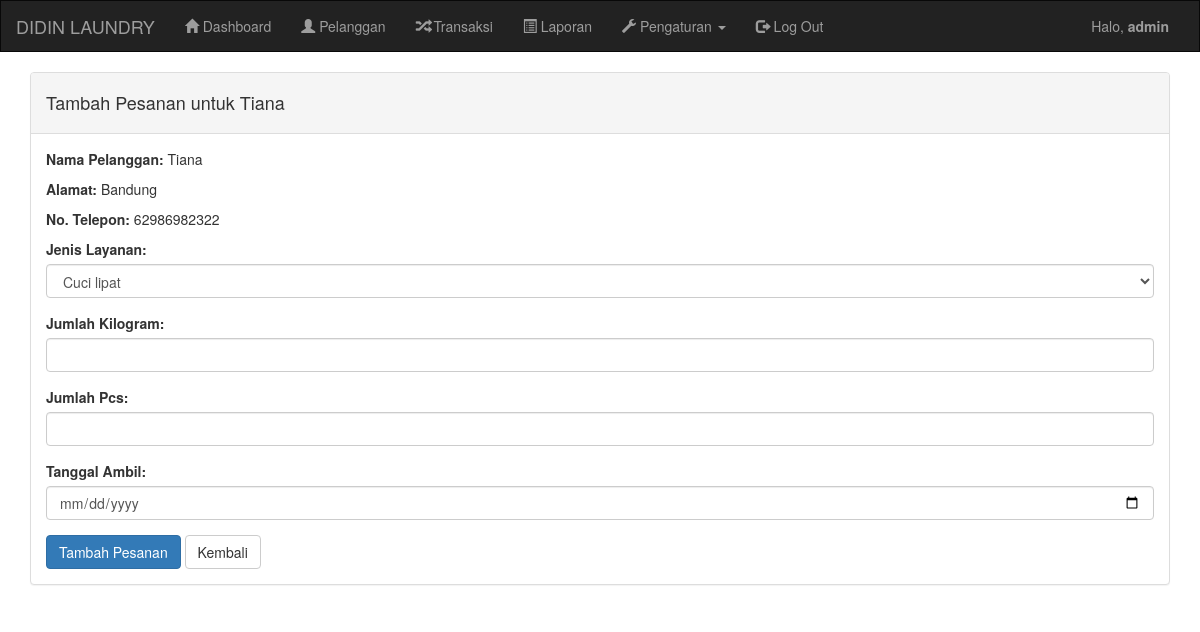
/admin/tambah_pesanan.php?id_pelanggan=7 (signed in), run on the app's committed database.
### tables this page shows
CREATE TABLE `pelanggan` (
  `id_pelanggan` int(11) NOT NULL,
  `nama_pelanggan` varchar(100) NOT NULL,
  `alamat_pelanggan` text DEFAULT NULL,
  `telepon_pelanggan` varchar(15) DEFAULT NULL
);

### admin/tambah_pesanan.php (the view, shortened to what this page needs)
<!DOCTYPE html>
<html lang="en">
<head>
    <link rel="stylesheet" href="https://maxcdn.bootstrapcdn.com/bootstrap/3.3.7/css/bootstrap.min.css">
</head>
<body>
<?php
include '../koneksi.php';
if (isset($_GET['id_pelanggan'])) {
    $id_pelanggan = $_GET['id_pelanggan'];
    $query_info_pelanggan = "SELECT * FROM pelanggan WHERE id_pelanggan = $id_pelanggan";
    $result_info_pelanggan = mysqli_query($koneksi, $query_info_pelanggan);
    if ($result_info_pelanggan && mysqli_num_rows($result_info_pelanggan) > 0) {
        $data_info_pelanggan = mysqli_fetch_assoc($result_info_pelanggan);
        $nama_pelanggan = $data_info_pelanggan['nama_pelanggan'];
        $alamat_pelanggan = $data_info_pelanggan['alamat_pelanggan'];
        $telepon_pelanggan = $data_info_pelanggan['telepon_pelanggan'];
    } else {
        header('location: pelanggan.php');
    }
} else {
    header('location: pelanggan.php');
}
?>
<nav class="navbar navbar-inverse" style="border-radius: 0px">
    <div class="container-fluid">
        <div class="navbar-header">
            <a class="navbar-brand" href="index.php">DIDIN LAUNDRY</a>
        </div>
        <div class="collapse navbar-collapse" id="bs-example-navbar-collapse-1">
            <ul class="nav navbar-nav">
                <li><a href="index.php"><i class="glyphicon glyphicon-home"></i> Dashboard</a></li>
                <li><a href="pelanggan.php"><i class="glyphicon glyphicon-user"></i> Pelanggan</a></li>
                <li><a href="transaksi.php"><i class="glyphicon glyphicon-random"></i> Transaksi</a></li>
                <li><a href="laporan.php"><i class="glyphicon glyphicon-list-alt"></i> Laporan</a></li>
                <li class="dropdown">
                    <a href="#" class="dropdown-toggle" data-toggle="dropdown" role="button" aria-haspopup="true" aria-expanded="false">
                        <i class="glyphicon glyphicon-wrench"></i> Pengaturan <span class="caret"></span>
                    </a>
                </li>
                <li><a href="logout.php"><i class="glyphicon glyphicon-log-out"></i> Log Out</a></li>
            </ul>
            <ul class="nav navbar-nav navbar-right">
                <li>
                    <p class="navbar-text">Halo, <b><?php echo $_SESSION['username']; ?></b></p>
                </li>
            </ul>
        </div>
    </div>
</nav>
<div class="container">
    <div class="panel panel-default">
        <div class="panel-heading">
            <h4>Tambah Pesanan untuk <?php echo $nama_pelanggan; ?></h4>
        </div>
        <div class="panel-body">
            <p><strong>Nama Pelanggan:</strong> <?php echo $nama_pelanggan; ?></p>
            <p><strong>Alamat:</strong> <?php echo $alamat_pelanggan; ?></p>
            <p><strong>No. Telepon:</strong> <?php echo $telepon_pelanggan; ?></p>
            <form method="POST" action="">
                <div class="form-group">
                    <label for="layanan">Jenis Layanan:</label>
                    <select class="form-control" id="layanan" name="layanan" required>
                        <?php
                        $query_layanan = "SELECT * FROM harga_layanan";
                        $result_layanan = mysqli_query($koneksi, $query_layanan);
                        while ($data_layanan = mysqli_fetch_assoc($result_layanan)) {
                            echo "<option value='" . $data_layanan['id_layanan'] . "'>" . $data_layanan['nama_layanan'] . "</option>";
                        }
                        ?>
                    </select>
                </div>
                <div class="form-group">
                    <label for="jumlah_kilogram">Jumlah Kilogram:</label>
                    <input type="number" class="form-control" id="jumlah_kilogram" name="jumlah_kilogram" required>
                </div>
                <div class="form-group">
                    <label for="catatan_khusus">Jumlah Pcs:</label>
                    <input type="number" class="form-control" id="catatan_khusus" name="catatan_khusus" rows="3"></input>
                </div>
                <div class="form-group">
                    <label for="tanggal_ambil">Tanggal Ambil:</label>
                    <input type="date" class="form-control" id="tanggal_ambil" name="tanggal_ambil" required>
                </div>
                <button type="submit" class="btn btn-primary">Tambah Pesanan</button>
                <a href="pelanggan.php" class="btn btn-default">Kembali</a>
            </form>
        </div>
    </div>
</div>
</body>
</html>

### data on the page
pelanggan: nama_pelanggan "Tiana", alamat_pelanggan "Bandung", telepon_pelanggan "62986982322"

### other printed values
$_SESSION['username'] "admin"
form field layanan "Cuci lipat"
